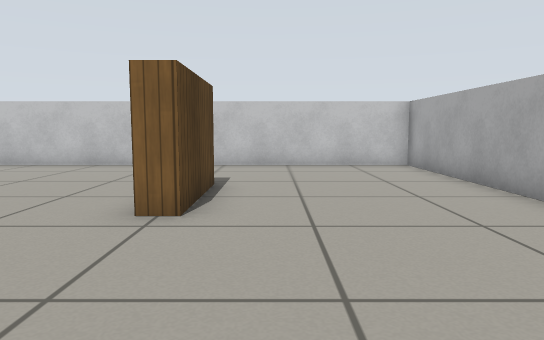
view 1 (above)

16 first-person views from a walk through a Gazebo world. The camera is 0.57 m above the floor, tilts 6° down and sees 70° across. The floor is counted in squares, 0.5 m on a side. Each view is taken from the middle of a square. On the plan, view 1 faces up. The plan holds only what a view shows up to about 14 squares ahead; the rest is blank. Simple patterns stand in for the simulator's built-in surfaces.

view 2
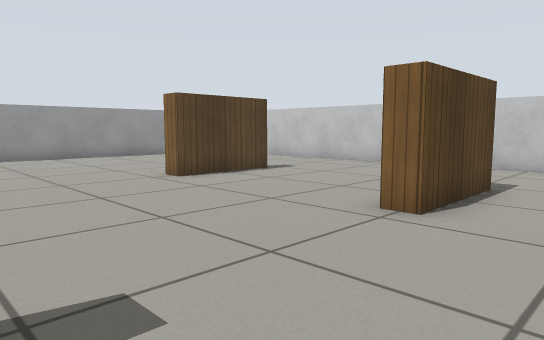

view 3
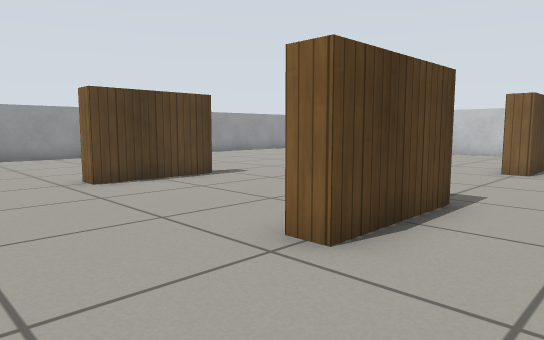

view 4
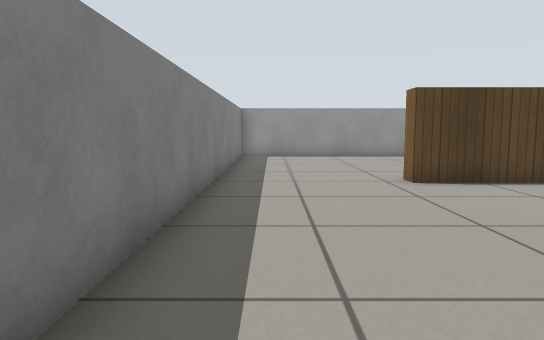

view 5
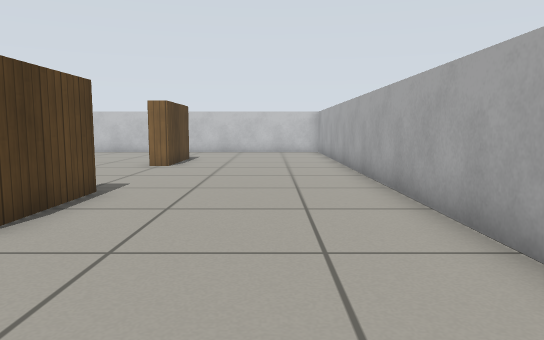

view 6
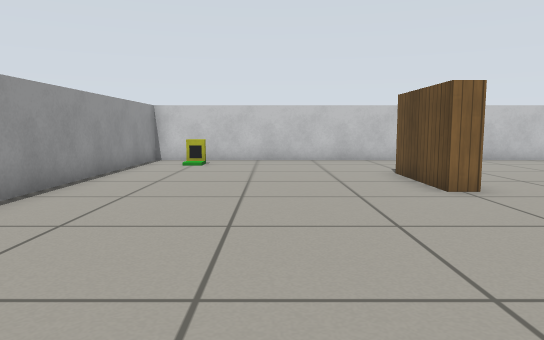

view 7
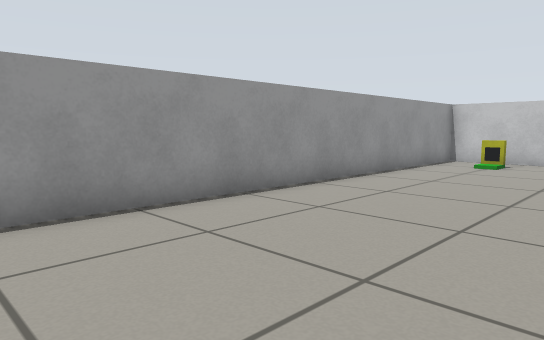

view 8
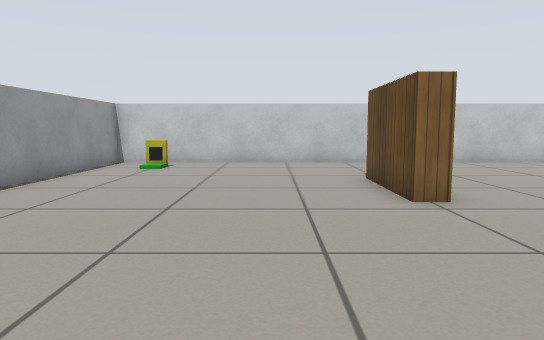

view 9
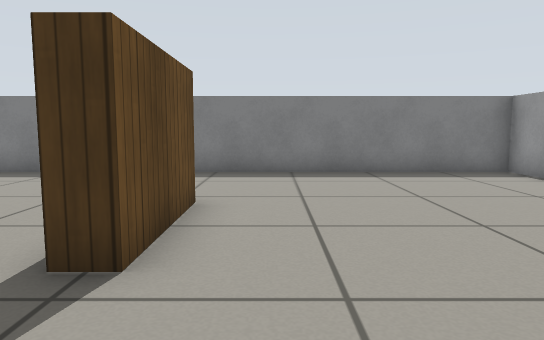

view 10
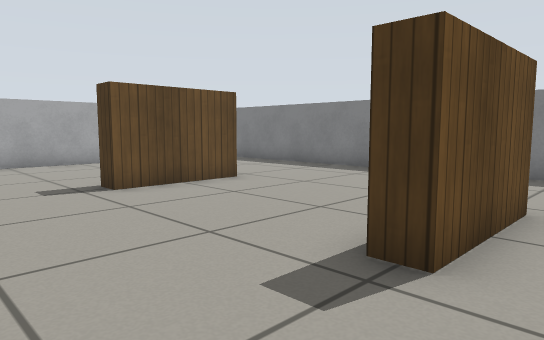

view 11
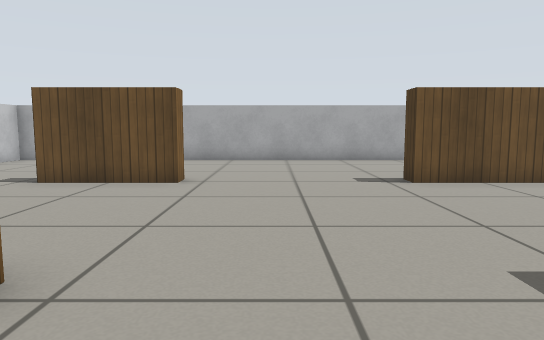

view 12
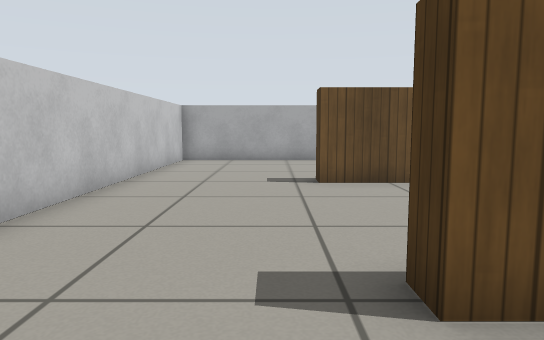

view 13
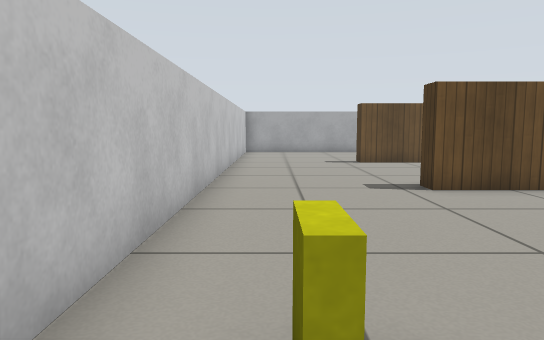

view 14
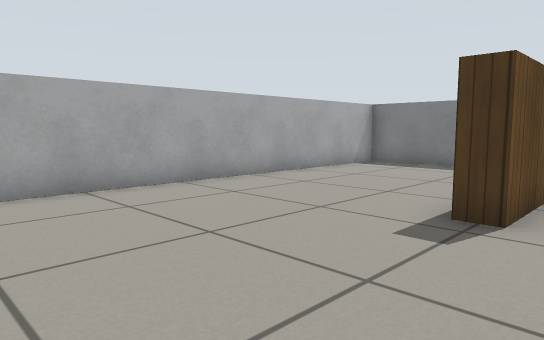

view 15
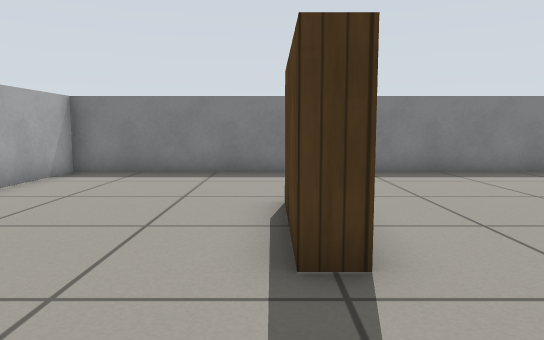

view 16
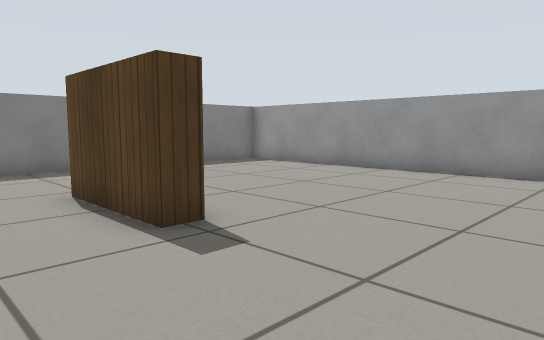

### Floor plan
Points are (right, up) in squares from view 1. A wall is a line through its corners. A room is listed if a view was taken in it or the views show most of it. See-through windows are left out.
Room 1 (views 1, 2, 3, 4, 5, 6, 7, 8, 9, 10, 11, 12, 13, 14, 15, 16)
walls: (-7.2, 5) (-7.8, 5) (-7.8, 8) (-7.2, 8) (-7.2, 5); (-7.2, 0) (-7.2, -3) (-7.8, -3) (-7.8, 0) (-7.2, 0); (-1.8, 5) (-1.8, 8) (-1.2, 8) (-1.2, 5) (-1.8, 5); (-1.8, 0) (-1.2, 0) (-1.2, -3) (-1.8, -3) (-1.8, 0); (-15.3, 12.3) (-15.3, -7.3) (4.3, -7.3) (4.3, 12.3) (-15.3, 12.3)
objects: marker (-14, 11) to (-13, 11)

Positions as (right, up) in squares from view 1, and headings:
1: (0, 0), facing up
2: (1, 0), facing up-left
3: (1, -6), facing up-left
4: (1, -6), facing left
5: (2, -7), facing up
6: (-11, -2), facing up
7: (-10, -2), facing up-left
8: (-10, -1), facing up
9: (-9, 3), facing down
10: (-9, 3), facing down-right
11: (-10, 3), facing right
12: (-10, 9), facing right
13: (-15, 11), facing right
14: (-3, 5), facing down-right
15: (-1, 3), facing down
16: (-5, 4), facing down-left
